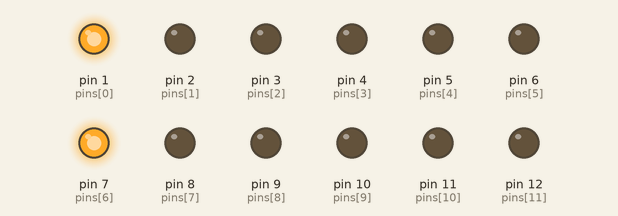
Recording of a sketch running on a simulated Arduino Uno, built with avr-gcc and run on an emulated ATmega328P. Parts: output pins drawn as LEDs (lit = HIGH).

Above: at 0.05 s.
At 0.55 s:
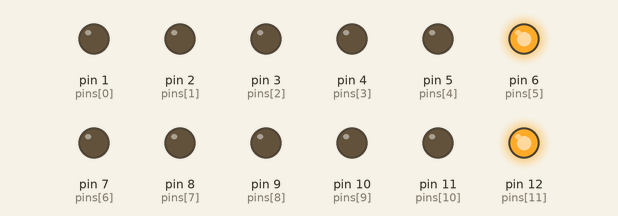
At 0.75 s:
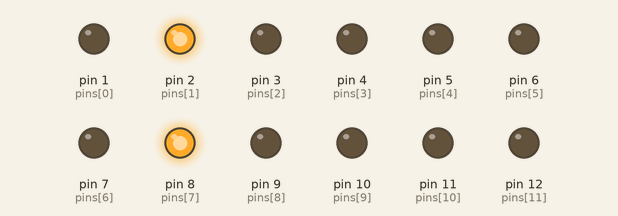
At 1.45 s:
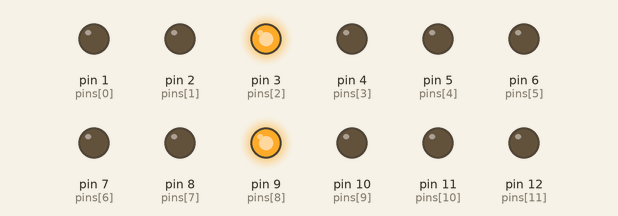
At 2.15 s:
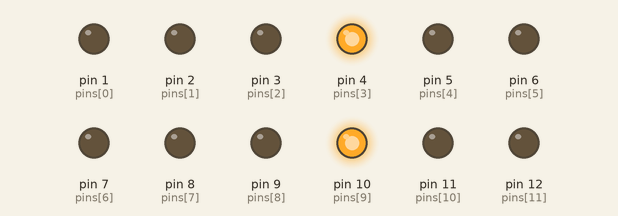
At 2.85 s:
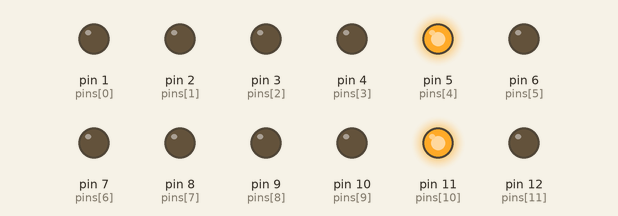
Timing chart, 0 to 3.1 s (numbered marks = the images above):
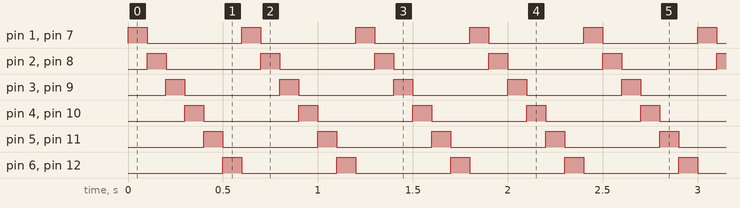

Measured:
- by itself, pin 1 (pins[0]), pin 2 (pins[1]), pin 3 (pins[2]), pin 4 (pins[3]), pin 5 (pins[4]), pin 6 (pins[5]), pin 7 (pins[6]), pin 8 (pins[7]), pin 9 (pins[8]), pin 10 (pins[9]), pin 11 (pins[10]), pin 12 (pins[11]): alternates HIGH for 0.10 s and LOW for 0.50 s
- by itself, everything shown: repeats every 0.60 s, in 6 steps

The sketch:

LilyPadLoop.pde
```cpp
 /* LilyPad Loop
 * by Becky Stern
 *
 * Based on 'Loop' by David A. Mellis
 *
 * Lights 12 LEDs, two at a time, in a rotational sequence.
 *
 */

int timer = 100;                   // The higher the number, the slower the timing.
int pins[] = { 1, 2, 3, 4, 5, 6, 7, 8, 9, 10, 11, 12 }; // an array of pin numbers
int num_pins = 12;                  // the number of pins (i.e. the length of the array)

void setup()
{
  int i;

  for (i = 0; i < num_pins; i++)   // the array elements are numbered from 0 to num_pins - 1
    pinMode(pins[i], OUTPUT);      // set each pin as an output
}

void loop()
{
  int i;

  for (i = 0; i < num_pins/2; i++) { // loop through each pin state (there are six)
    digitalWrite(pins[i], HIGH);   // turn one LED on,
    digitalWrite(pins[i+num_pins/2], HIGH); //then turn its opposite LED on (six positions away)

    //now turn the previous LEDs off:

    if (i == 0){                //turn the last LED off from the previous go 'round
      digitalWrite(pins[num_pins-1], LOW);  //
    } else{
      digitalWrite(pins[i-1], LOW);    // turn off each previous LED
    }
    digitalWrite(pins[(i+num_pins/2)-1], LOW);

    delay(timer);                  // pausing

  }

}
```
